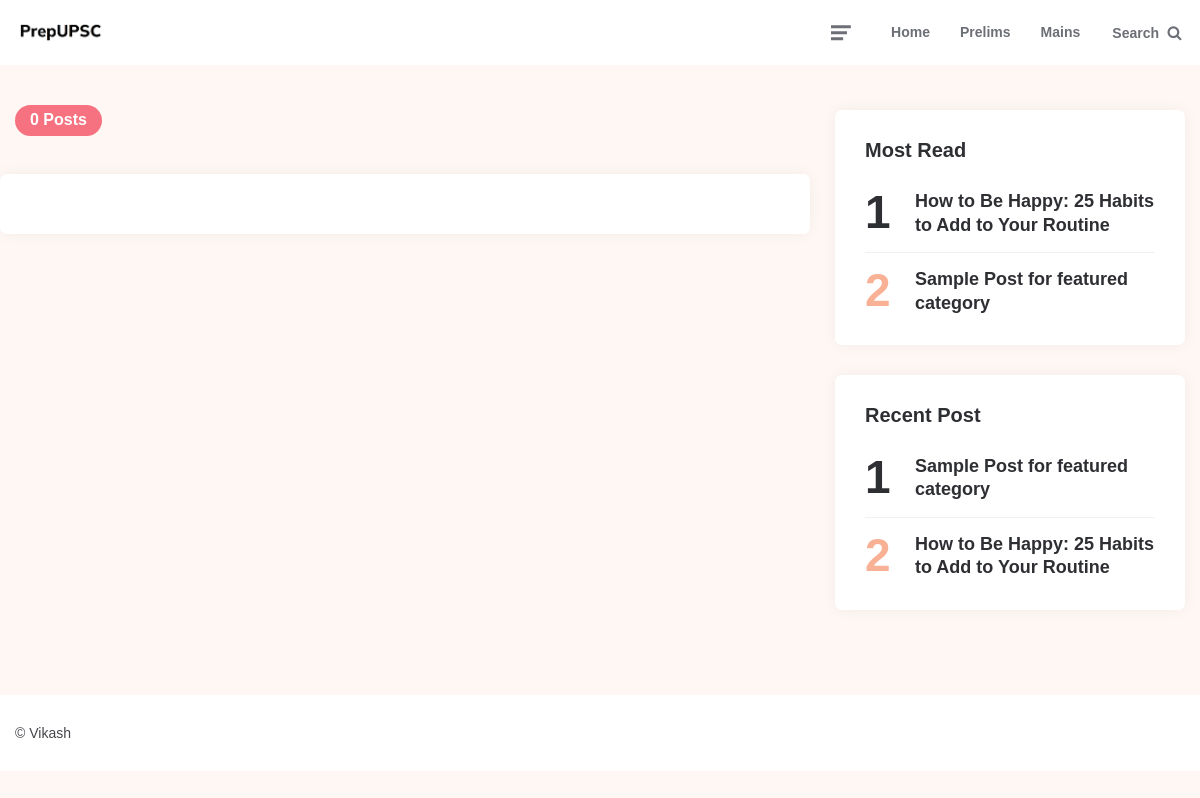
Screenshot of /search.php with the database file from the repository.
### tables this page shows
CREATE TABLE `website_metadata` (
  `id` int(11) NOT NULL,
  `site_name` varchar(100) NOT NULL,
  `base_url` varchar(255) NOT NULL,
  `title` varchar(255) NOT NULL,
  `web_logo` varchar(255) NOT NULL,
  `mob_logo` varchar(255) NOT NULL,
  `description` varchar(255) NOT NULL,
  `keywords` varchar(255) NOT NULL,
  `favicon` varchar(255) NOT NULL,
  `copyright_text` varchar(255) NOT NULL
);

CREATE TABLE `menu_items` (
  `id` int(11) NOT NULL,
  `parent_id` int(11) NOT NULL,
  `menu_list_id` int(11) NOT NULL,
  `display_text` varchar(255) NOT NULL,
  `open_type` enum('POST','PAGE','LINK','CATEGORY','TAG') NOT NULL DEFAULT 'POST',
  `item_order` int(11) NOT NULL,
  `connected_data` varchar(255) NOT NULL,
  `status` enum('ACTIVE','HIDDEN') NOT NULL DEFAULT 'ACTIVE'
);

CREATE TABLE `posts` (
  `id` int(11) NOT NULL,
  `cat_id` int(11) NOT NULL,
  `title` varchar(255) NOT NULL,
  `url` varchar(255) NOT NULL,
  `featured_image` varchar(255) NOT NULL,
  `content` longtext NOT NULL,
  `status` enum('DRAFT','PENDING_PUBLISH','PUBLISHED','HIDDEN') NOT NULL DEFAULT 'DRAFT',
  `created_at` varchar(255) NOT NULL,
  `last_edit` varchar(255) NOT NULL,
  `author` int(11) NOT NULL,
  `views` int(11) NOT NULL
);

### search.php (the view, shortened to what this page needs)
<?php include './inc/db.php';
$cat_id = $_GET['cat_id'];
$siteInfoRow = mysqli_fetch_array(mysqli_query($conn, "select * from website_metadata where id='1'"));
$crow = mysqli_fetch_array(mysqli_query($conn, "select * from categories where id='$cat_id' or url='$cat_id'"));
$cat_id = $crow['id'];
?>
<!DOCTYPE html>
<html lang="en-US">
<head>
    <link media="all" href="css/main.css" rel="stylesheet" />
    <link media="only screen and (max-width: 768px)" href="css/main2.css" rel="stylesheet" />
</head>
<body class="post-template-default single single-post postid-161 single-format-standard wp-custom-logo theme-ruki has-related-posts has-related-posts-background woocommerce-js has-sticky-nav has-sticky-nav-mobile has-custom-header has-post-nav has-comments has-sidebar">
    <?php include 'inc/header.php'; ?>
    <?php
   $q= "select * from posts where status='PUBLISHED' and cat_id='$cat_id' order by id desc ";
    $postq = mysqli_query($conn, $q);
    $count = mysqli_num_rows($postq);
    ?>
    <div class="wrap">
    <main id="main" class="site-main">
            <header class="container page-header">
                <div class="page-subtitle"><?php echo $count; ?> Posts </div>
            </header>
            <div id="primary" class="content-area  the-post" data-thumbnail="hero">
                <div id="masonry-container" class="masonry-container" >
                    <section id="ruki_posts_widget-4" class="widget-odd widget-last widget-first widget-1 widget ruki_posts_widget">
                    </section>
                </div>
            </div>
        </main>
        <?php include 'inc/blog_sidebar.php'; ?>
    </div>
    <?php include 'inc/footer.php'; ?>
</body>
</html>

### inc/header.php (shortened to what this page needs)
<header id="site-header" class="site-header logo-left-menu sticky-nav sticky-mobile-nav">
	<div class="container header-layout-wrapper">
		<div class="logo-wrapper"><a href="<?php echo $siteInfoRow['base_url']; ?>" class="custom-logo-link" rel="home">
			<img src="./uploads/images/<?php echo $siteInfoRow['web_logo']; ?>"
			data-src="./uploads/images/<?php echo $siteInfoRow['web_logo']; ?>" alt="Ruki" class="custom-logo lazyloaded" width="90" data-height="44"></a></div>
		<div class="primary-menu-container">
			<div class="toggle toggle-menu">
				<span class="has-toggle-text"><i class="icon-ruki-menu"></i></span>
			</div>
			<nav class="menu-primary-navigation-container">
			<ul id="primary-nav" class="primary-nav">
					<li id="menu-item-15" class="menu-item menu-item-type-taxonomy menu-item-object-category menu-item-15">
						<a href="<?php echo $siteInfoRow['base_url']; ?>">Home</a>
					</li>
					<?php
					$mlqROw = mysqli_fetch_array(mysqli_query($conn, "select * from menu_list where status='ACTIVE'"));
					$menu_list_id = $mlqROw['id'];
					$mq = mysqli_query($conn, "select * from menu_items where menu_list_id='$menu_list_id' and status='ACTIVE' order by item_order desc");
					while ($mrow = mysqli_fetch_array($mq)) {
						$link = "#";
						if ($mrow['open_type'] == "CATEGORY") {
							$link = $mrow['connected_data'];
						  $cRow = mysqli_fetch_array(mysqli_query($conn, "select * from categories where id='$link'"));
						  $link = "./" . $cRow['url'];
					  }
					?>
						<li id="menu-item-15" class="menu-item menu-item-type-taxonomy menu-item-object-category menu-item-15">
							<a href="<?php echo $link; ?>"><?php echo $mrow['display_text']; ?></a>
						</li>
					<?php } ?>
				</ul>
			</nav>
			<div class="toggle toggle-search">
				<span class="has-toggle-text"><i class="icon-search"></i>Search</span>
			</div>
		</div>
	</div>
</header>

### inc/blog_sidebar.php
<aside class="aside-sidebar sidebar" aria-label="Blog Sidebar">
    <div class="aside-sticky-container">
    <section id="ruki_posts_widget-4" class="widget-odd widget-last widget-first widget-1 widget ruki_posts_widget">
            <h3 class="widget-title">Most Read</h3>
            <ol class="list-style-list has-comment-count show-post-count popular-posts">
            <?php
         $postq = mysqli_query($conn, "select * from posts where status='PUBLISHED' order by views desc limit 5");
         while ($postrow = mysqli_fetch_array($postq)) {
             $cid=$postrow['cat_id'];
             $prow=$postrow;
            $cat_row = mysqli_fetch_array(mysqli_query($conn, "select * from categories where id='$cid'"));
            $cat_url = $cat_row['url'];
          ?>
             <li class="widget-entry">
                 <div class="entry-header">
                     <a href="<?php echo $cat_url ;?>/<?php echo $prow['url'] ;?>" rel="bookmark" class="entry-title-link">
                     <?php echo $prow['title'] ;?></a>
                 </div>
             </li>
<?php } ?>
            </ol>
        </section>
        <section id="ruki_posts_widget-4" class="widget-odd widget-last widget-first widget-1 widget ruki_posts_widget">
            <h3 class="widget-title">Recent Post</h3>
            <ol class="list-style-list has-comment-count show-post-count popular-posts">
            <?php
         $postq = mysqli_query($conn, "select * from posts where status='PUBLISHED' order by id desc limit 5");
         while ($postrow = mysqli_fetch_array($postq)) {
             $cid=$postrow['cat_id'];
             $prow=$postrow;
            $cat_row = mysqli_fetch_array(mysqli_query($conn, "select * from categories where id='$cid'"));
            $cat_url = $cat_row['url'];
          ?>
             <li class="widget-entry">
                 <div class="entry-header">
                     <a href="<?php echo $cat_url ;?>/<?php echo $prow['url'] ;?>" rel="bookmark" class="entry-title-link">
                     <?php echo $prow['title'] ;?></a>
                 </div>
             </li>
<?php } ?>
            </ol>
        </section>
    </div>
</aside>

### inc/styles.php (style rules this page uses)
:root { --custom-header-background: #ffffff; --custom-logo-width: 200px; --custom-logo-width-mobile: 100px; --related-posts-background: #c06c84; --related-posts-title-color: #ffffff; --special-widget-background: #355c7d; --special-widget-title-color: #ffffff; --special-widget-font-color: #ffffff; --special-widget-link-color: #ffffff; --special-widget-meta-color: #ffffff; --special-widget-meta-link-color: #ffffff; --special-widget-button-color: #f8b195; --special-widget-line-color: #45464b; --special-widget-first-count-color: #94979e; --footer-bottom-background: #f5f5f5; }
@media screen and (-webkit-min-device-pixel-ratio:0) and (min-resolution:.001dpcm) { .custom-logo { image-rendering: -webkit-optimize-contrast; } }

### rows the page displays
website_metadata: web_logo (picture)
menu_items: display_text "Prelims"
menu_items: display_text "Mains"
posts: title "How to Be Happy: 25 Habits to Add to Your Routine"
posts: title "Sample Post for featured category"

### other values shown
$count "0"
